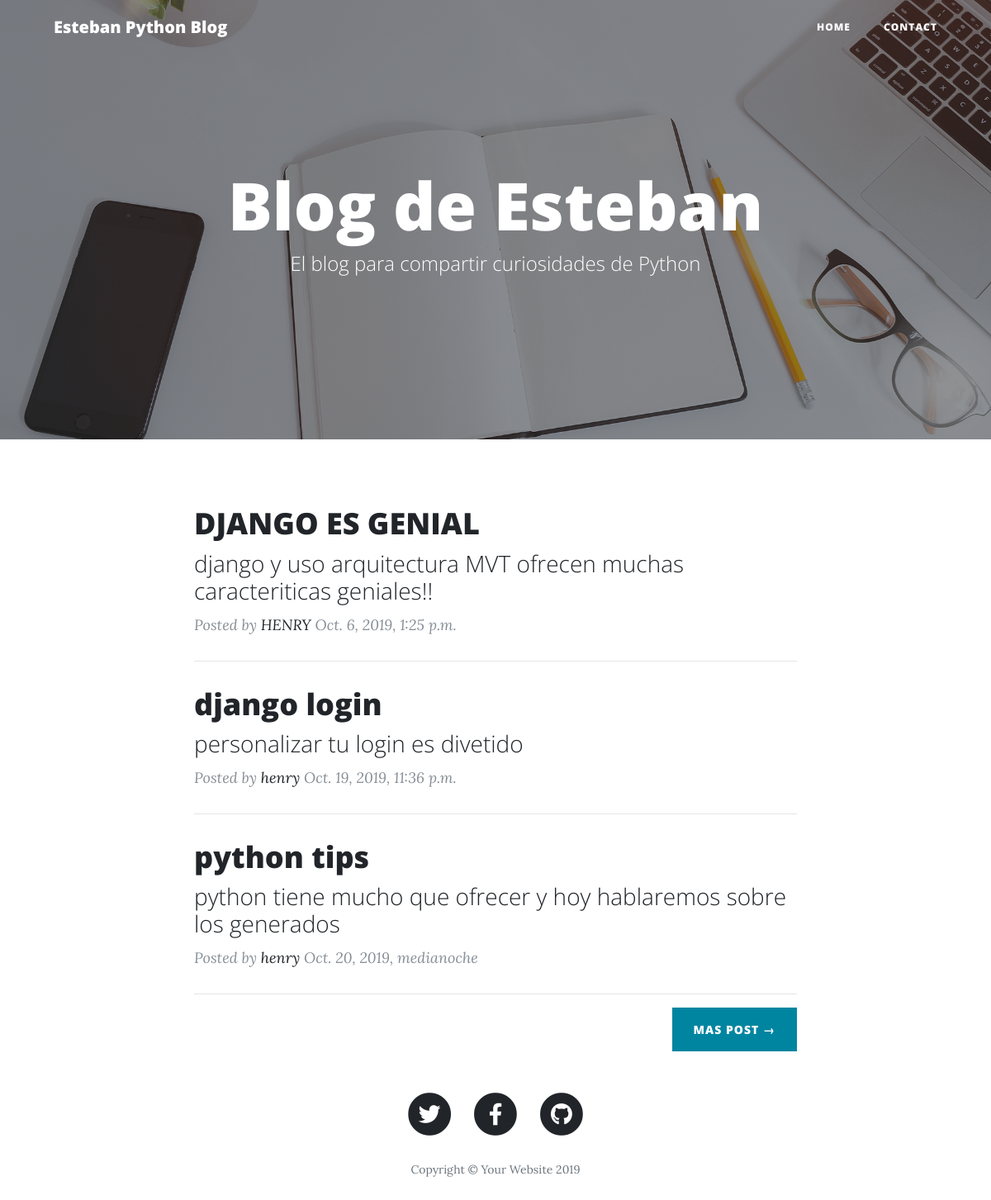
Page /blog on the committed database.
### home/models.py (models this page shows, shortened)
class ModelBlog(models.Model):
    title = models.CharField(max_length=200, default="")
    author = models.CharField(max_length=200, default="")
    texto = models.TextField()
    created_date = models.DateTimeField(default=timezone.now)
    texto_breve = models.CharField(max_length=200, default="")
    url_image = models.CharField(max_length=200, default="")

### home/views.py (the view)
# urls.py: path('blog', views.blog, name='blog'),
def blog(request):
    obj = ModelBlog.objects.all()
    obj = obj.values()
    return render(request, 'blog/blog.html', {'data': obj})

### templates/blog/blog.html
{% extends "blog/base.html" %}
{% load static %}
{% block header %}
<header class="masthead" style="background-image: url({% static 'img/home-bg.jpg' %})">
  <div class="overlay"></div>
  <div class="container">
    <div class="row">
      <div class="col-lg-8 col-md-10 mx-auto">
        <div class="site-heading">
          <h1>Blog de Esteban</h1>
          <span class="subheading">El blog para compartir curiosidades de Python</span>
        </div>
      </div>
    </div>
  </div>
</header>
{% endblock %}
{% block content %}
  <div class="container">
    <div class="row">
      <div class="col-lg-8 col-md-10 mx-auto">
          {% for post in data %}
                    <div class="post-preview">
                      <a href="/post/{{post.id}}">
                        <h2 class="post-title">
                          {{post.title}}
                        </h2>
                        <h3 class="post-subtitle">
                            {{post.texto_breve}}
                        </h3>
                      </a>
                      <p class="post-meta">Posted by
                        <a href="#">{{post.author}}</a>
                        {{post.created_date}}</p>
                    </div>
                    <hr>
        {% endfor %}
        <div class="clearfix">
          <a class="btn btn-primary float-right" href="#">mas post &rarr;</a>
        </div>
      </div>
    </div>
  </div>
{% endblock %}

### templates/blog/base.html (shortened to what this page needs)
{% load static %}
<!DOCTYPE html>
<html lang="en">
<head>
  <link href="{% static "vendor/bootstrap/css/bootstrap.min.css" %}" rel="stylesheet" >
  <link href="{% static  "vendor/fontawesome-free/css/all.min.css"   %}" rel="stylesheet" type="text/css">
  <link href= "{% static "css/clean-blog.min.css" %}" rel="stylesheet">
</head>
<body>
  <nav class="navbar navbar-expand-lg navbar-light fixed-top" id="mainNav">
    <div class="container">
      <a class="navbar-brand" href="/">Esteban Python Blog</a>
      <div class="collapse navbar-collapse" id="navbarResponsive">
        <ul class="navbar-nav ml-auto">
          <li class="nav-item">
            <a class="nav-link" href="/">Home</a>
          </li>
          <li class="nav-item">
            <a class="nav-link" href="/contact">Contact</a>
          </li>
        </ul>
      </div>
    </div>
  </nav>
  {% block header %}{% endblock %}
{% block content %}{% endblock %}
  <footer>
    <div class="container">
      <div class="row">
        <div class="col-lg-8 col-md-10 mx-auto">
          <ul class="list-inline text-center">
            <li class="list-inline-item">
              <a href="#">
                <span class="fa-stack fa-lg">
                  <i class="fas fa-circle fa-stack-2x"></i>
                  <i class="fab fa-twitter fa-stack-1x fa-inverse"></i>
                </span>
              </a>
            </li>
            <li class="list-inline-item">
              <a href="#">
                <span class="fa-stack fa-lg">
                  <i class="fas fa-circle fa-stack-2x"></i>
                  <i class="fab fa-facebook-f fa-stack-1x fa-inverse"></i>
                </span>
              </a>
            </li>
            <li class="list-inline-item">
              <a href="#">
                <span class="fa-stack fa-lg">
                  <i class="fas fa-circle fa-stack-2x"></i>
                  <i class="fab fa-github fa-stack-1x fa-inverse"></i>
                </span>
              </a>
            </li>
          </ul>
          <p class="copyright text-muted">Copyright &copy; Your Website 2019</p>
        </div>
      </div>
    </div>
  </footer>
</body>
</html>

### rows in the picture
ModelBlog: title "DJANGO ES GENIAL", texto_breve "django y uso arquitectura MVT ofrecen muchas caracteriticas geniales!!", author "HENRY", created_date "Oct. 6, 2019, 1:25 p.m."
ModelBlog: title "django login", texto_breve "personalizar tu login es divetido", author "henry", created_date "Oct. 19, 2019, 11:36 p.m."
ModelBlog: title "python tips", texto_breve "python tiene mucho que ofrecer y hoy hablaremos sobre los generados", author "henry", created_date "Oct. 20, 2019, medianoche"
